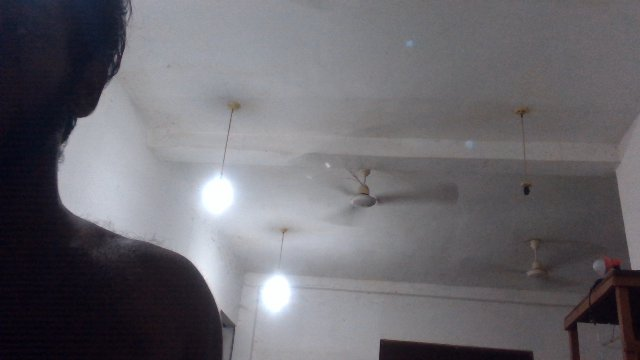
#> input picture filename1.jpg, 640 x 360 px, given in place of the camera
$ python mask.py
#> lines starting #> are read from the running program, lines starting #| are printed output that depends on the picture; after the words box and inside, x2 and y2 are one past the last pixel; in counts of white or black regions, pixels touching at a corner belong together
import cv2 as cv
import numpy as np
cap = cv.VideoCapture(0)
while(1):
    # Take each frame
    _, frame = cap.read()
#> frame is the input picture: shape (360, 640, 3); mean B, G, R 109.4, 103.9, 105.6
    # Convert BGR to HSV
    hsv = cv.cvtColor(frame, cv.COLOR_BGR2HSV)
#> hsv: shape (360, 640, 3); mean H, S, V 122.7, 33, 110.5
    # define range of blue color in HSV
    lower_blue = np.array([0,50,50])  #red
    upper_blue = np.array([10,255,255]) #red
    # Threshold the HSV image to get only blue colors
    mask = cv.inRange(hsv, lower_blue, upper_blue)
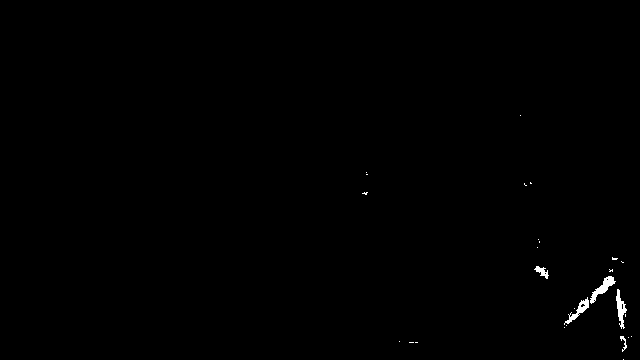
#> mask: shape (360, 640); 0.35% white; 27 white regions (22 under 20 px), largest, box (x1, y1, x2, y2) and area: (590, 276, 616, 304) 234, (616, 289, 627, 329) 200, (564, 297, 589, 325) 184, (534, 266, 549, 279) 87, (620, 336, 627, 352) 41
    # print(mask)

    # Bitwise-AND mask and original image
    res = cv.bitwise_and(frame,frame, mask= mask)
    x = str(res)
    #display tempreture
    window_name = 'Image'

    # font
    font = cv.FONT_HERSHEY_SIMPLEX

    # org
    org = (50, 50)

    # fontScale
    fontScale = 1

    # Blue color in BGR
    color = (255, 0, 0)

    # Line thickness of 2 px
    thickness = 2

    # Using cv.putText() method
    image = cv.putText(frame, x, org, font,
                    fontScale, color, thickness, cv.LINE_AA)
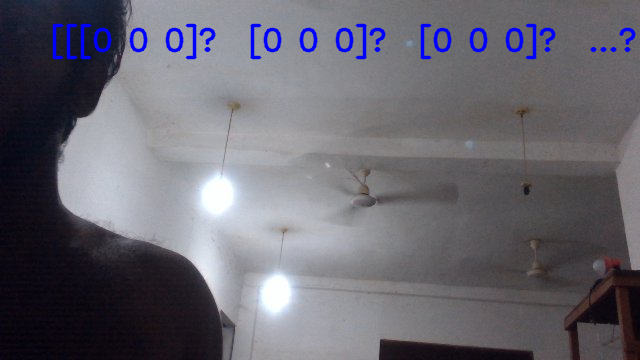
#> image: shape (360, 640, 3); mean B, G, R 111.6, 102.1, 103.9


    cv.imshow('frame',image)
    # cv.imshow('mask',mask)
    cv.imshow('res',hsv)
    k = cv.waitKey(5) & 0xFF
#> (key Esc is pressed here)
    if k == 27:
        break
cv.destroyAllWindows()
